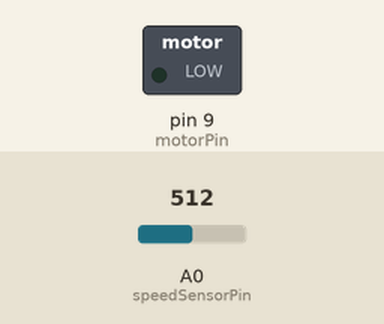
Simulated run of this sketch. Board: Arduino Uno, built with avr-gcc and run on an emulated ATmega328P. Parts: switched loads named in the sketch (green lamp = pin HIGH). The test bench sets the inputs (shaded band); at power-on: A0 (speedSensorPin) = 512.

Above: at 1.2 s.
1.3 s: A0 (speedSensorPin) set to 0
At 7.47 s:
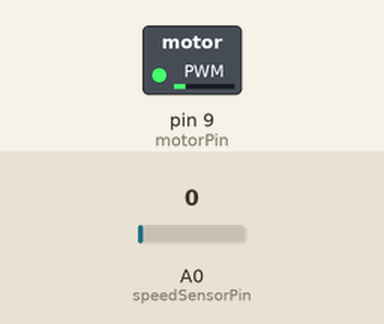
At 11.28 s:
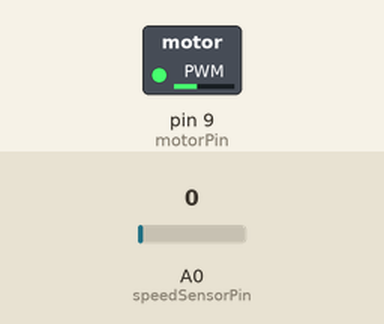
Timing chart, 0 to 15.5 s (numbered marks = the images above; inputs shaded):
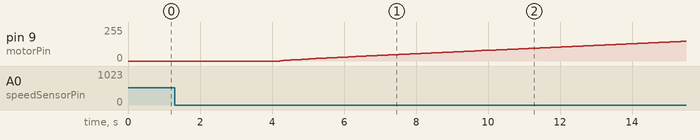

Measured:
- after the input at 1.3 s, pin 9 (motorPin): moves from 0/255 to 148/255 over 11.2 s, starting after 2.9 s

The sketch:

task12_4.ino
```cpp
// PID Class for General Use
class PID {
  private:
    float kp, ki, kd;
    float prevError, integral;

  public:
    PID(float Kp, float Ki, float Kd) {
      kp = Kp;
      ki = Ki;
      kd = Kd;
      prevError = 0;
      integral = 0;
    }

    float compute(float setpoint, float measuredValue, float deltaTime) {
      float error = setpoint - measuredValue;
      integral += error * deltaTime;
      float derivative = (error - prevError) / deltaTime;
      float output = kp * error + ki * integral + kd * derivative;
      prevError = error;
      return output;
    }
};

// Motor control setup (as an example)
const int motorPin = 9; // PWM output pin to motor
int speedSensorPin = A0; // Speed sensor connected to analog input
PID motorPID(2.0, 0.5, 0.1); // Tuning parameters for the PID

void setup() {
  pinMode(motorPin, OUTPUT);
}

float softStart(float previousValue, float newValue, float alpha) {
  return (alpha * newValue) + ((1 - alpha) * previousValue);
}

void loop() {
  float dt = 0.1; // a reading every 100ms
  float setpoint = 100;  // Desired speed
  float measuredSpeed = analogRead(speedSensorPin);  // reading actual motor speed
  float pidOutput = motorPID.compute(setpoint, measuredSpeed, dt);

  // Apply the soft start filter
  // static prevents the value from previous loop from
  // being lost
  static float smoothedOutput = 0;
  float alpha = 0.1;  // Smoothing factor (lower values make it smoother)
  smoothedOutput = softStart(smoothedOutput, pidOutput, alpha);

  // analogRead range: 0 - 1023
  // analogWrite range: 0 - 255
  // Constrain and map PID output to PWM range (0-255)
  int mappedOutput = map(smoothedOutput, 0, 1023, 0, 255);
  int motorPWM = constrain(mappedOutput, 0, 255);
  analogWrite(motorPin, motorPWM);

  delay(100); // 100ms delay
}
```
